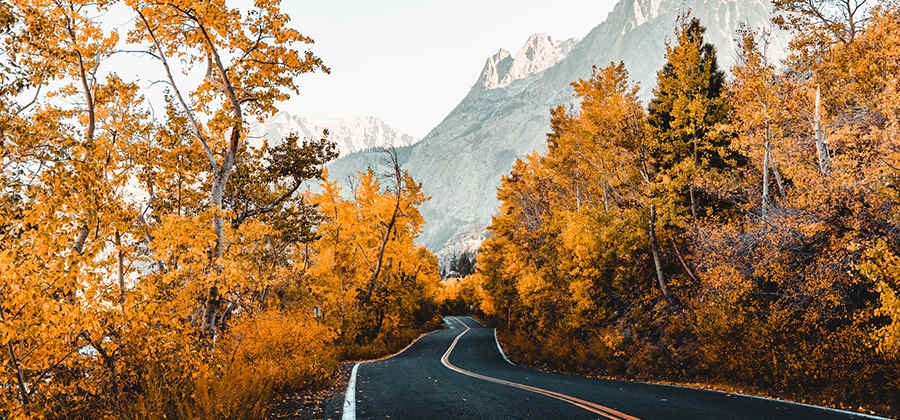
#> input picture image.jpg, 900 x 420 px
$ python pillow_python.py
#> lines starting #> are read from the running program, lines starting #| are printed output that depends on the picture
from PIL import Image , ImageFilter
before=Image.open('image.jpg')
#> before is the input picture: PIL image 900x420 RGB; mean R, G, B 155.6, 123.3, 86.9
box=(0,0,100,100)
after=before.crop(box)
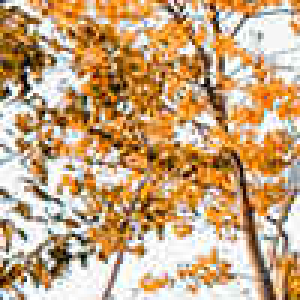
#> after: PIL image 100x100 RGB (shown 3 times larger); mean R, G, B 199, 165.3, 126.3

after.show()
